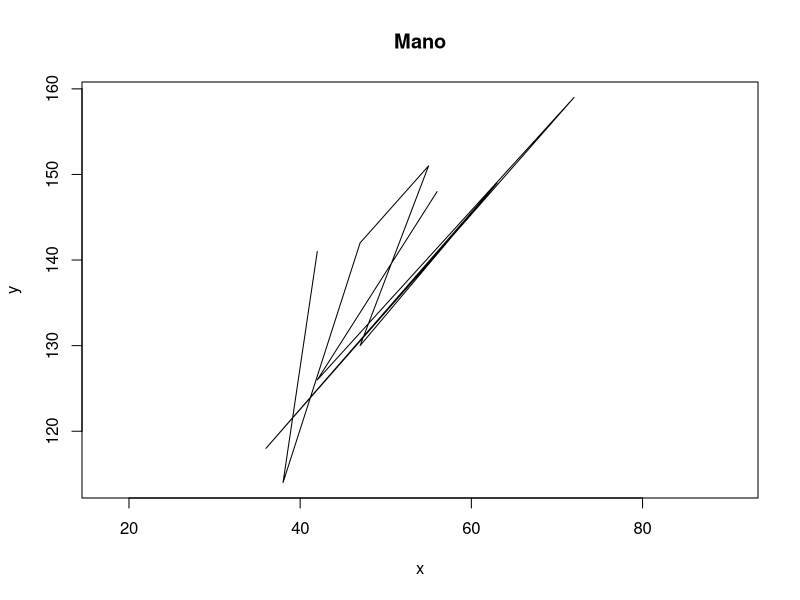
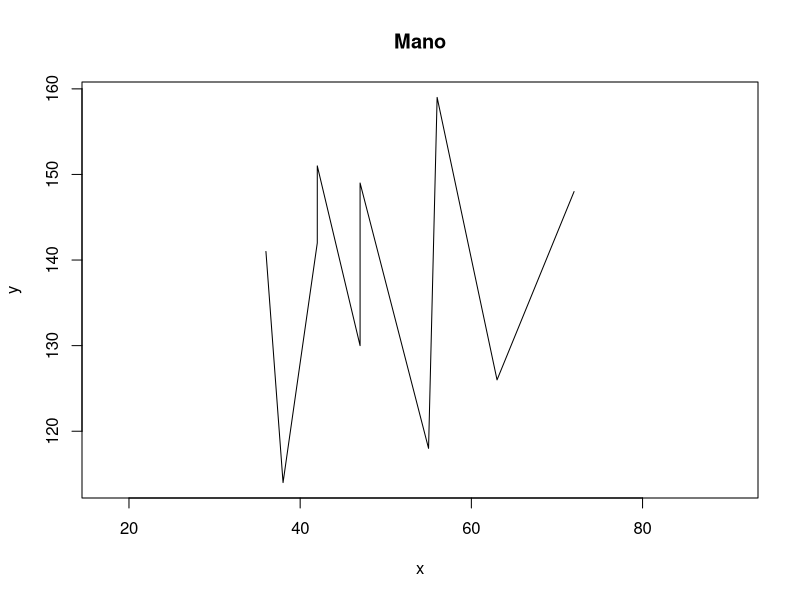
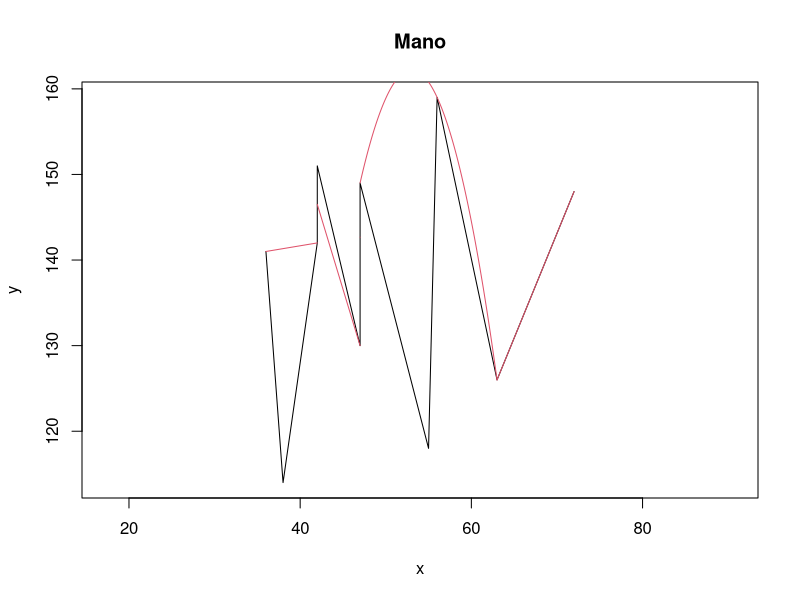

The R source for these figures, in order:

rm(list=ls())

metodo <- "fmm"  # metodos : ("fmm","natural","periodic") 

graf <- function(arr1,arr2, color)
{
  points(arr1,arr2, pch=7, cex=0.5, col = color, asp=1,xlab="X", ylab="Y", main="Diagrama ")
}

# esto, dadas dos listas, encuentra los 3 mejores puntos para spline, tomando los dos extremos y alguno intermedio
findMin <- function(lisx, lisy, liminf, limsup)
{
  errmin <- 0
  pt     <- 0
  prim   <- TRUE
  intersec  <- 0
  bstintrsc <- 0
  
  for( i in liminf:limsup)
  {
    valx <-          lisx[liminf]
    valx <- c( valx, lisx[i] )
    valx <- c( valx, lisx[limsup] )
    
    valy <-          lisy[liminf]
    valy <- c( valy, lisy[i] )
    valy <- c( valy, lisy[limsup] )
    
    sumerr <- 0    
    
    ttam <- limsup - liminf
    ret  <- spline( valx , valy , n = ttam , method = metodo)
    ry   <- ret$y
    
    intersec <- 0
    
    
    
    #lines(spline(valx, valy, n = ttam, method = metodo), col = 3)
    
    for( j in 1:ttam )
    {
      if (lisy[ liminf + j ] ==  ry[ j ])
      {
        intersec <- intersec + 1
        #cat (lisy[ liminf + j ]  ,"-----",  ry[ j ],"\n")
      }
      sumerr <- sumerr + abs( lisy[ liminf + j ] -  ry[ j ] ) 
      #print(sumerr)
    }
    if ( !is.nan( sumerr ) && ( prim || sumerr < errmin ) )
    {
      errmin <- sumerr
      pt     <- i 
      prim   <- FALSE
      bstintrsc <- intersec
    }
  }
  return( c(pt,errmin,bstintrsc) )
}

puntos <- function(x,y)
{
  totintersect <- 0
  increm <- 1.4
  errorinicial  <- 1
  erroraceptado <- errorinicial
  puntos <- c(1)
  top    <- 1 
  min    <- c(Inf,Inf,Inf,Inf,Inf)# de, medio , hasta, valor, puntos intersectantes 
  i      <- 2
  prim   <- TRUE
  len    <- 0 # longitud del tramo actual 
  
  while ( top != length(x) )
  {
    if ( i - top >= 1)
    {
      ret <- findMin(x,y,top,i) 
      
      if ( abs(min[4] - ret[2]) <= erroraceptado || prim) # si se encuentran otros valores que minimicen el error, se guardan. o si es el primer valor revisado
      {
        min <- c( top ,ret[1], i, ret[2],ret[3])
        prim = FALSE
        erroraceptado <- erroraceptado + increm*(len/length(x)) # para darle mas 
        len <- 1 # se reinicia la longitud actual 
      }
      else
      {
        len <- len + 1 # aumenta la longitud del tramo actual
      }
      
      if ( i >= length(x) )
      {
        nx <- c( x[ min[1] ], x[ min[2] ] , x[ min[3] ] )
        ny <- c( y[ min[1] ], y[ min[2] ] , y[ min[3] ] )
        
        lines(spline(nx, ny, n = 200, method = metodo ), col = 2)
        
        #curve(spline(nx, ny, n = 200, method = metodo ), col = 2)
        
        erroraceptado <- errorinicial # reiniciar el error aceptado
        
        cat("desde : ",min[1],"\tpunto medio : ",min[2], "\thasta : ",min[3], "\tpuntos intersectantes : ",min[5],"\terror : ",min[4],"\n")
        totintersect <- totintersect + min[5]
        if ( min[2] == puntos[ length( puntos ) ] ) 
        {
          puntos <- c( puntos,min[ 3 ] ) # min[1] en teoria es el ultimo de los anteriores, entonces ya esta 
        }
        else
        {
          puntos <- c( puntos,min[ 2:3 ] )
        }
        
        top <- min[3]
        i   <- top
        
        min  <- c(Inf,Inf,Inf,Inf,Inf)# de, medio , hasta, valor, interseccion
        prim <- TRUE
      }
      else 
      {
        i <- i + 1  
      }
    }
    else 
    {
      i <- i + 1  
    }
    
    if ( i >= length(x) ) # por si acaso :v 
    {
      i <- length(x)
    }
  }
  cat("\n\nlen : ",length(puntos),"\ttotal de puntos intersectantes : ",totintersect,"\n",puntos,"\n")
}

ordenar <- function( l1, l2 )
{
  ret = c()
  ret2 = c()
  while( length(l1) > 0 )
  {
    min <- Inf 
    pos <- 0 
    for ( i in length(l1) )
    {
      if ( l1[i] < min )
      {
        min <- l1[i]
        pos <- i
      }
    }
    ret = c(ret, l1[i] )
    ret2= c(ret2, l2[i])
    
    l1 = l1[-i]
    l2 = l2[-i]
  }
  return( ret2 )
  
}

# datos originales 
#x=c(14.65, 14.71, 14.6, 14.8, 15.2, 15.6, 15.7, 17.0, 17.6, 17.52, 17.3, 16.8, 15.4, 14.83, 14.4, 14.5, 15.0, 15.1, 15.0, 14.9, 14.6, 14.3, 14.0, 13.9, 13.8, 13.5, 13.1, 13.0, 13.3, 13.2, 13.1, 12.9, 12.4, 11.9, 11.7, 11.6, 11.3, 10.9, 10.7, 10.6, 10.6, 10.1, 9.7, 9.4, 9.3, 9.6, 9.9, 10.1, 10.2, 10.3, 9.10, 8.6, 7.5, 7.0, 6.7, 6.6, 7.70, 8.00, 8.10, 8.40,9.20, 9.30, 10, 10.2, 10.3, 10.0, 9.50)                                                                                                       
#y=c(14.7, 14.33, 13.4, 12.33, 11.0, 10.5, 10.22, 8.20, 7.10, 6.70, 6.60, 6.80, 8.30, 8.80, 9.30, 8.80, 6.30, 5.50, 5.00, 4.70, 4.60, 4.50, 4.90, 5.40, 5.80, 6.90, 8.20, 7.60, 5.80, 4.50, 4.30, 3.90, 4.20, 5.70, 7.00, 7.90, 8.20, 7.30, 6.70, 5.50, 5.10, 4.60, 4.7, 5.0, 5.5, 7.2, 7.8, 8.60, 9.40, 10.0, 10.7, 9.9, 9.0, 9.1, 9.3, 9.7, 11.7, 12.3, 12.5, 13.0,13.91, 14.9, 16, 16.4, 16.8, 10.7, 11.0)     

# reorganizacion de datos 
x = c(14.65, 14.71, 14.6, 14.8, 15.2, 15.6, 15.7, 17.0, 17.6, 17.52, 17.3, 
      16.8, 15.4, 14.83, 14.4, 14.5, 
      15.0, 15.1, 15.0, 14.9, 14.6, 14.3, 14.0, 13.9, 13.8, 13.5, 13.1, 13.0, 
      13.3, 13.2, 13.1, 12.9, 12.4, 11.9, 11.7, 11.6, 11.3, 10.9, 
      10.7, 10.6, 10.6, 10.1, 9.7, 9.4, 9.3, 9.6, 9.9, 10.1, 10.2, 10.3,  10.0, 9.5, 
      8.6, 7.5, 7.0, 6.7, 6.6, 7.7, 
      8.0, 8.1, 8.4, 9.2, 9.3, 10, 10.2, 10.3)

y = c(14.7, 14.33, 13.4, 12.33, 11.0, 10.5, 10.22, 8.2, 7.1, 6.7, 6.6, 
      6.8, 8.3, 8.8, 9.3, 8.8, 
      6.3, 5.5, 5.0, 4.7, 4.6, 4.5, 4.9, 5.4, 5.8, 6.9, 8.2, 7.6, 
      5.8, 4.5, 4.3, 3.9, 4.2, 5.7, 7.0, 7.9, 8.2, 7.3, 
      6.7, 5.5, 5.1, 4.6, 4.7, 5.0, 5.5, 7.2, 7.8, 8.6, 9.4, 10.0,  10.7, 11.0, 
      9.9, 9.0, 9.1, 9.3, 9.7, 11.7, 
      12.3, 12.5, 13.0, 13.91, 14.9, 16, 16.4, 16.8)

#y=c(3,3.7,3.9,4.5,5.7,6.69,7.12,6.7,4.45,7,6.1,5.6,5.87,5.15,4.1,4.3,4.1,3)                                                                                                       
#x=c(1,2,5,6,7.5,8.1,10,13,17.6,20,23.5,24.5,25,26.5,27.5,28,29,30)      


x <- c(56, 42, 72, 36, 63, 47, 55, 47, 38, 42)
y <- c(148, 126, 159, 118, 149, 130, 151, 142, 114, 141)
plot(x,y,type="l",asp=1,main="Mano")
y = ordenar(x,y) 
x = sort(x)
plot(x,y,type="l",asp=1,main="Mano")
print(x)
print(y)
plot(x,y,type="l",asp=1,main="Mano")

## de cada uno de estos cortes deberian terminar quedando unos 3 puntos 

puntos(x,y)
